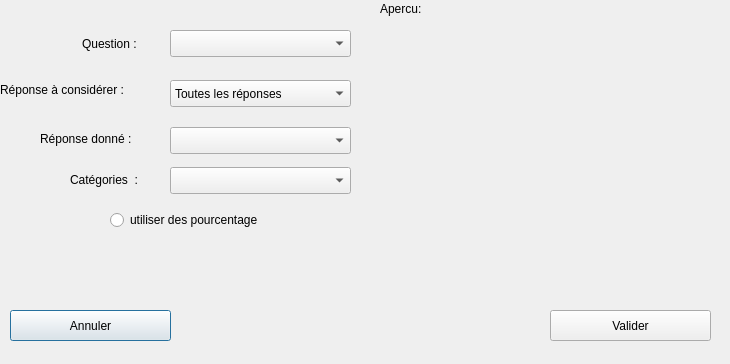
<?xml version="1.0" encoding="UTF-8"?>
<ui version="4.0">
 <class>chartcreate</class>
 <widget class="QDialog" name="chartcreate">
  <property name="geometry">
   <rect>
    <x>0</x>
    <y>0</y>
    <width>730</width>
    <height>364</height>
   </rect>
  </property>
  <property name="windowTitle">
   <string>Dialog</string>
  </property>
  <widget class="QPushButton" name="pushButton_2">
   <property name="geometry">
    <rect>
     <x>10</x>
     <y>310</y>
     <width>161</width>
     <height>31</height>
    </rect>
   </property>
   <property name="text">
    <string>Annuler</string>
   </property>
  </widget>
  <widget class="QRadioButton" name="radioButton">
   <property name="geometry">
    <rect>
     <x>110</x>
     <y>209</y>
     <width>211</width>
     <height>22</height>
    </rect>
   </property>
   <property name="text">
    <string>utiliser des pourcentage</string>
   </property>
  </widget>
  <widget class="QCustomPlot" name="chart_preview" native="true">
   <property name="geometry">
    <rect>
     <x>380</x>
     <y>30</y>
     <width>331</width>
     <height>271</height>
    </rect>
   </property>
  </widget>
  <widget class="QStackedWidget" name="stack_form_chart">
   <property name="geometry">
    <rect>
     <x>10</x>
     <y>124</y>
     <width>351</width>
     <height>81</height>
    </rect>
   </property>
   <property name="currentIndex">
    <number>1</number>
   </property>
   <widget class="QWidget" name="page">
    <widget class="QRadioButton" name="radioButton_2">
     <property name="geometry">
      <rect>
       <x>99</x>
       <y>45</y>
       <width>171</width>
       <height>22</height>
      </rect>
     </property>
     <property name="text">
      <string>Faire une moyenne</string>
     </property>
    </widget>
    <widget class="QComboBox" name="comboBox_3">
     <property name="geometry">
      <rect>
       <x>160</x>
       <y>0</y>
       <width>181</width>
       <height>31</height>
      </rect>
     </property>
    </widget>
    <widget class="QLabel" name="label_3">
     <property name="geometry">
      <rect>
       <x>26</x>
       <y>3</y>
       <width>131</width>
       <height>20</height>
      </rect>
     </property>
     <property name="text">
      <string>Population ciblé :</string>
     </property>
    </widget>
   </widget>
   <widget class="QWidget" name="page_2">
    <widget class="QComboBox" name="comboBox_response">
     <property name="geometry">
      <rect>
       <x>160</x>
       <y>3</y>
       <width>181</width>
       <height>27</height>
      </rect>
     </property>
    </widget>
    <widget class="QComboBox" name="comboBox_5">
     <property name="geometry">
      <rect>
       <x>160</x>
       <y>43</y>
       <width>181</width>
       <height>27</height>
      </rect>
     </property>
    </widget>
    <widget class="QLabel" name="label_5">
     <property name="geometry">
      <rect>
       <x>30</x>
       <y>6</y>
       <width>121</width>
       <height>17</height>
      </rect>
     </property>
     <property name="text">
      <string>Réponse donné :</string>
     </property>
    </widget>
    <widget class="QLabel" name="label_6">
     <property name="geometry">
      <rect>
       <x>60</x>
       <y>47</y>
       <width>91</width>
       <height>17</height>
      </rect>
     </property>
     <property name="text">
      <string>Catégories  :</string>
     </property>
    </widget>
   </widget>
  </widget>
  <widget class="QLabel" name="label_2">
   <property name="geometry">
    <rect>
     <x>82</x>
     <y>35</y>
     <width>81</width>
     <height>17</height>
    </rect>
   </property>
   <property name="text">
    <string>Question :</string>
   </property>
  </widget>
  <widget class="QComboBox" name="comboBox_question">
   <property name="geometry">
    <rect>
     <x>170</x>
     <y>30</y>
     <width>181</width>
     <height>27</height>
    </rect>
   </property>
  </widget>
  <widget class="QPushButton" name="pushButton">
   <property name="geometry">
    <rect>
     <x>550</x>
     <y>310</y>
     <width>161</width>
     <height>31</height>
    </rect>
   </property>
   <property name="text">
    <string>Valider</string>
   </property>
  </widget>
  <widget class="QLabel" name="label">
   <property name="geometry">
    <rect>
     <x>380</x>
     <y>0</y>
     <width>67</width>
     <height>17</height>
    </rect>
   </property>
   <property name="text">
    <string>Apercu:</string>
   </property>
  </widget>
  <widget class="QLabel" name="label_4">
   <property name="geometry">
    <rect>
     <x>0</x>
     <y>80</y>
     <width>161</width>
     <height>20</height>
    </rect>
   </property>
   <property name="text">
    <string>Réponse à considérer :</string>
   </property>
  </widget>
  <widget class="QComboBox" name="type_chart_combo">
   <property name="geometry">
    <rect>
     <x>170</x>
     <y>80</y>
     <width>181</width>
     <height>27</height>
    </rect>
   </property>
   <item>
    <property name="text">
     <string>Toutes les réponses</string>
    </property>
   </item>
   <item>
    <property name="text">
     <string>réponse 1</string>
    </property>
   </item>
  </widget>
 </widget>
 <customwidgets>
  <customwidget>
   <class>QCustomPlot</class>
   <extends>QWidget</extends>
   <header>qcustomplot.h</header>
   <container>1</container>
  </customwidget>
 </customwidgets>
 <resources/>
 <connections/>
</ui>
